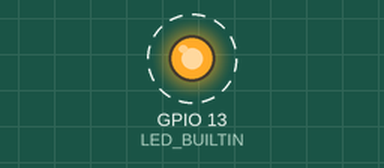
A sketch run on a simulated ESP32. Parts: output pins drawn as LEDs (lit = HIGH). Dashed ring = blinking. What the sketch prints to the serial monitor is not drawn.

Above: at 0.9 s.
Timing chart, 0 to 3.5 s (numbered marks = the images above):
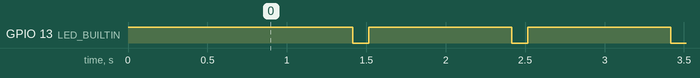

Measured:
- by itself, GPIO 13 (LED_BUILTIN): alternates HIGH for 0.90 s and LOW for 0.10 s

The sketch:

PMD_Nothing.ino
```cpp
// File name: PMD_Nothing
// Author: Forrest Lee Erickson
// Date: 20241013
// A PMD sketch whitch does almost nothing. Has a serial splash and a wink no block LED.
// Hardware ESP32 kit

// Customized this by changing these defines
#define PROG_NAME "PMD_Nothingd "
#define VERSION "V0.0.x "
#define MODEL_NAME "Model: PMD_Nothing"
#define DEVICE_UNDER_TEST "SN: xxxxx"  //A Serial Number
#define LICENSE "GNU Affero General Public License, version 3 "
#define ORIGIN "USA"

/* Add a detailed description here
 *  This device is the best PMD ever.
 *  It does nothing except wink the build in LED On pin 2).
 */

#define BAUDRATE 115200 //Serial port

// Some PMD Hardware
// Pins for switches and LEDs and more
#define BOOT_BUTTON 0

//Some more functions


// The Setup
void setup() {
  const int LED_BUILTIN = 13;    // ESP32 Kit
  pinMode(LED_BUILTIN, OUTPUT);      // set the LED pin mode
  digitalWrite(LED_BUILTIN, HIGH);   // turn the LED on (HIGH is the voltage level)

  Serial.begin(BAUDRATE);
  while (!Serial) {
    ; // wait for serial port to connect. Needed for native USB
  }
  delay(500);
  //Serial splash
  Serial.println(F("==================================="));
  Serial.print(PROG_NAME);
  Serial.println(VERSION);
  Serial.println(MODEL_NAME);
  Serial.println(DEVICE_UNDER_TEST);
  Serial.print(F("Compiled at: "));
  Serial.println(F(__DATE__ " " __TIME__) ); //compile date that is used for a unique identifier
  Serial.println(LICENSE);
  Serial.println(F("==================================="));
  Serial.println();

// More setup code here

  digitalWrite(LED_BUILTIN, LOW);  //Make built in LED low at end of setup.
}//end setup()

void loop() {
  // More loop code here

  wink();
}//end loop()
```

Wink.ino
```cpp
// (licence header left out)
// Heart beat aka activity indicator LED.
//Set LED for Uno or ESP32 Dev Kit on board blue LED.
const int LED_BUILTIN = 13;    // ESP32 Kit
//const int LED_BUILTIN = 13;    //Not really needed for Arduino UNO it is defined in library
const int HIGH_TIME_LED = 900;
const int LOW_TIME_LED = 100;
unsigned long lastLEDtime = 0;
unsigned long nextLEDchange = 100; //time in ms.

//Wink the LED
void wink(void) {
  if (((millis() - lastLEDtime) > nextLEDchange) || (millis() < lastLEDtime)) {
    if (digitalRead(LED_BUILTIN) == LOW) {
      digitalWrite(LED_BUILTIN, HIGH);   // turn the LED on (HIGH is the voltage level)
      nextLEDchange = HIGH_TIME_LED;
    } else {
      digitalWrite(LED_BUILTIN, LOW);   // turn the LED on (HIGH is the voltage level)
      nextLEDchange = LOW_TIME_LED;
    }
    lastLEDtime = millis();
  }
}//end LED wink
```
